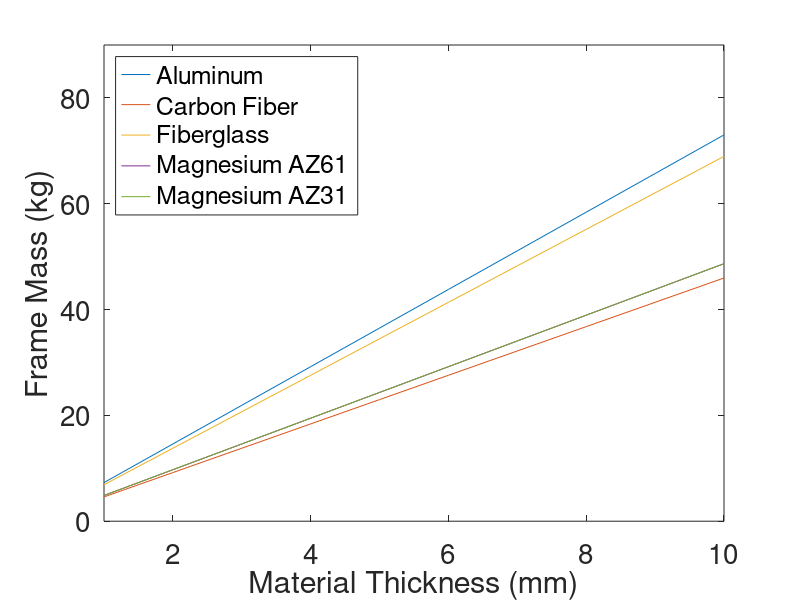

The MATLAB script that drew this image: (Note: this script raises an error after producing the figure.)
clear all; close all
clc;

%%%%%%%%
% Deteriming Shell Material and Thickness
%%%%%%%%

% For a well insulated pod, we want a material and thickness that minimizes weight and has a very low dQ
% For not a well insulated pod (accounting for heat transfer from environment), we want a material and 
% thickness that minimizes weight and has a very high dQ

Apogee_Temperature  = 253; % Kelvin
Takeoff_Temperature = 323; % Kelvin

% The array of best and worst case scenarios
Temperatures = [Apogee_Temperature,Takeoff_Temperature];
T_Pod = 293; % Kelvin
% Convection coefficient for difference in temperatures
h_Convection_Coefficient_Air = [35,17]; %W/m2k

% Pod Dimensions
Length_Pod = 2; % Meters
Width_Pod  = .38; % Meters
Height_Pod = .4; % Meters

% Material Densities
Aluminum_Density        = 2700; %kg/m3, 6061
CarbonFiber_Density     = 1700; %kg/m3, 6061
Fiberglass_Density      = 2550; %kg/m3
Magnesium_AZ61_Density  = 1800; %kg/m3
Magnesium_AZ31_Density  = 1800; %kg/m3
Densities = [Aluminum_Density,CarbonFiber_Density,Fiberglass_Density,Magnesium_AZ61_Density,Magnesium_AZ31_Density]; % 4 Total, loop every two

% Thermal Conductivity for 260 and 300 Kelvin
Aluminum_Thermal_k       = [147,155];      %W/mk
CarbonFiber_Thermal_k     = [0.5,0.8]; %W/mk
Fiberglass_Thermal_k     = [0.0325,0.038]; %W/mk
Magnesium_AZ61_Thermal_k = [82,85];        %W/mk
Magnesium_AZ31_Thermal_k = [60,63.5];      %W/mk
Thermal_k_Array_T1 = [Aluminum_Thermal_k(1),CarbonFiber_Thermal_k(1),Fiberglass_Thermal_k(1),Magnesium_AZ61_Thermal_k(1),Magnesium_AZ31_Thermal_k(1)]; % 4 Total
Thermal_k_Array_T2 = [Aluminum_Thermal_k(2),CarbonFiber_Thermal_k(2),Fiberglass_Thermal_k(2),Magnesium_AZ61_Thermal_k(2),Magnesium_AZ31_Thermal_k(2)]; % 4 Total

Total_Mass_Pod = zeros(5,10);
R_Pod_Total    = zeros(5,10);
Q_Dot_Environment = zeros(5,10);
i=1;
for density = Densities
    j=1;
    for Wall_Thickness = linspace(.001,.01,10)
        Temperature = Temperatures(1);
        h_Convection_Coefficient_Air_T1 = h_Convection_Coefficient_Air(1);
        Pod_Surface_Area_1 = 2*Height_Pod*Width_Pod;
        Pod_Surface_Area_2 = 3*Length_Pod*Height_Pod; % Not including Top Face against Drone
        Total_Mass_Pod(i,j) = Wall_Thickness*density * (Pod_Surface_Area_1 + Pod_Surface_Area_2); % Total Weight of the Pod Frame
        % Resistances
        R_Conductivity_Pod_1 = Wall_Thickness / (Thermal_k_Array_T1(i) * Pod_Surface_Area_1);
        R_Conductivity_Pod_2 = Wall_Thickness / (Thermal_k_Array_T1(i) * Pod_Surface_Area_2);
        R_Convection_Air_1 = 1/(h_Convection_Coefficient_Air_T1*Pod_Surface_Area_1);
        R_Convection_Air_2 = 1/(h_Convection_Coefficient_Air_T1*Pod_Surface_Area_2);
        R_Pod_Total(i,j) = 1/(1/(R_Conductivity_Pod_1 + R_Convection_Air_1) + 1/(R_Conductivity_Pod_2+ R_Convection_Air_2));
        Q_Dot_Environment(i,j) = T_Pod-Temperature/(R_Pod_Total(i,j));
        j = j+1;
    end
    i = i+1;
end
    
Total_Mass_Pod_T2 = zeros(5,10);
R_Pod_Total_T2    = zeros(5,10);
Q_Dot_Environment_T2 = zeros(5,10);
i=1;
for density = Densities
    j=1;
    for Wall_Thickness = linspace(.001,.01,10)
        
        Temperature = Temperatures(2);
        h_Convection_Coefficient_Air_T2 = h_Convection_Coefficient_Air(2);
        Pod_Surface_Area_1 = 2*Height_Pod*Width_Pod;
        Pod_Surface_Area_2 = 3*Length_Pod*Height_Pod; % Not including Top Face against Drone
        Total_Mass_Pod_T2(i,j) = Wall_Thickness.*density * (Pod_Surface_Area_1 + Pod_Surface_Area_2); % Total Weight of the Pod Frame
        % Resistances
        R_Conductivity_Pod_1 = Wall_Thickness ./ (Thermal_k_Array_T2(i) * Pod_Surface_Area_1);
        R_Conductivity_Pod_2 = Wall_Thickness ./ (Thermal_k_Array_T2(i) * Pod_Surface_Area_2);
        R_Convection_Air_1 = 1/(h_Convection_Coefficient_Air_T2*Pod_Surface_Area_1);
        R_Convection_Air_2 = 1/(h_Convection_Coefficient_Air_T2*Pod_Surface_Area_2);
        R_Pod_Total_T2(i,j) = 1/(1/(R_Conductivity_Pod_1 + R_Convection_Air_1) + 1/(R_Conductivity_Pod_2+ R_Convection_Air_2));
    
        Q_Dot_Environment_T2(i,j) = T_Pod-Temperature/(R_Pod_Total_T2(i,j));
        j = j+1;
    end
    i = i+1;
end


figure(1)
plot(Total_Mass_Pod')
ylabel('Frame Mass (kg)','FontSize',22)
xlabel('Material Thickness (mm)','FontSize',22)
legend()
set(gca,'fontsize',20)
ylim([0,90])
xlim([1,10])

set(gca,'fontsize',20)
lgd = legend('Aluminum','Carbon Fiber','Fiberglass','Magnesium AZ61','Magnesium AZ31','Location','northwest');
lgd.FontSize = 10;
hold off


figure(2)
plot(Q_Dot_Environment([1,2,3,4,5],1:10)')
ylabel('Heat Transfer (J/s)','FontSize',22)
xlabel('Material Thickness (mm)','FontSize',22)
ylim([-25000,10000]) 
xlim([1,10])
set(gca,'fontsize',20)
lgd = legend('Aluminum','Carbon Fiber','Fiberglass','Magnesium AZ61','Magnesium AZ31','Location','northwest');
lgd.FontSize = 10;
hold off

% Q dot needed for correct refrigeration at takeoff and Apogee (Worst case scenarios
Q_Takeoff_Fiberglass = Q_Dot_Environment_T2(3,2)
Q_Apogee_Fiberglass = Q_Dot_Environment(3,2)
Q_Takeoff_Aluminum = Q_Dot_Environment_T2(1,2)
Q_Apogee_Aluminum = Q_Dot_Environment(1,2)
M_Takeoff_Fiberglass = Total_Mass_Pod_T2(3,2)
M_Takeoff_Aluminum = Total_Mass_Pod_T2(1,2)